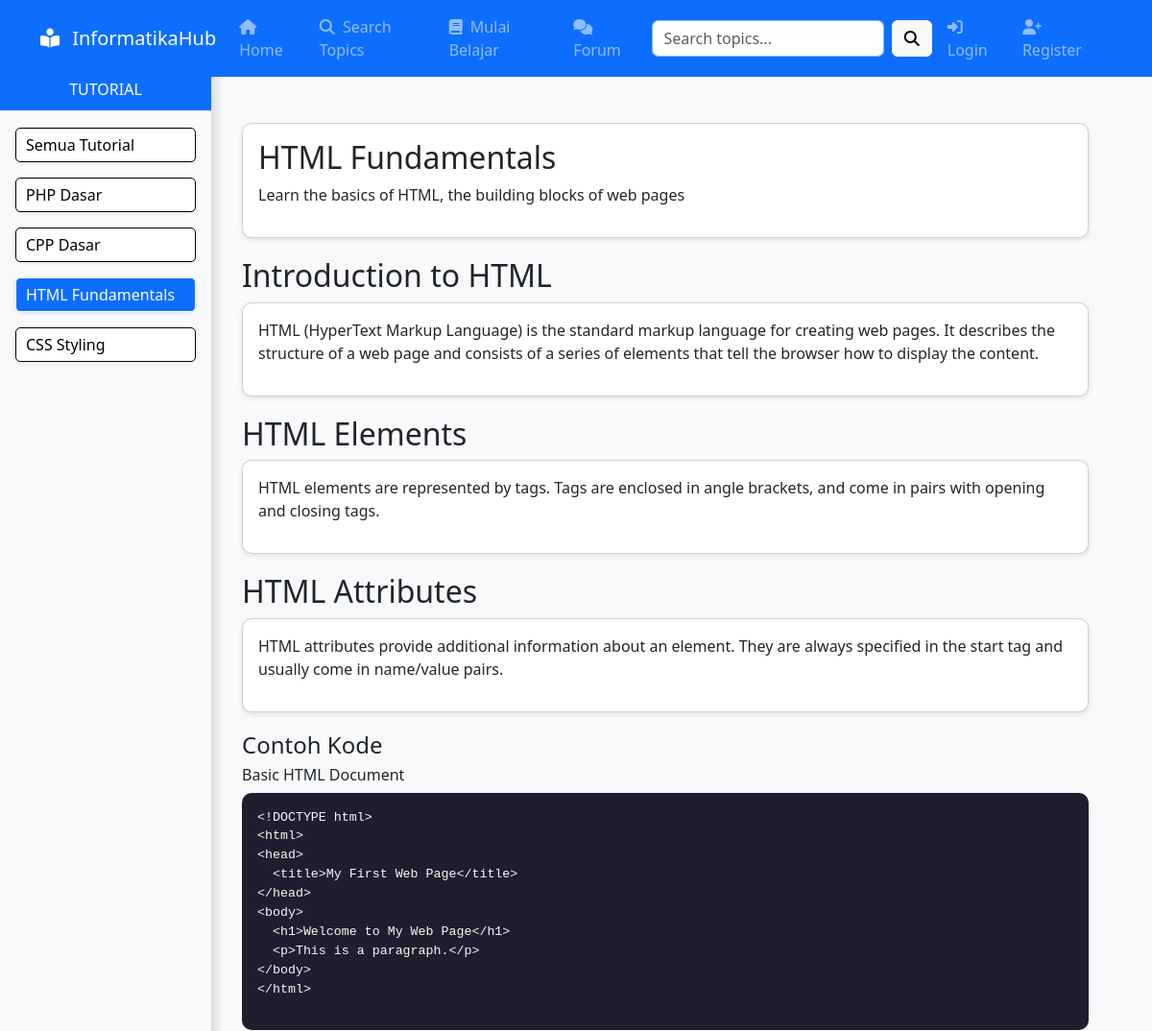
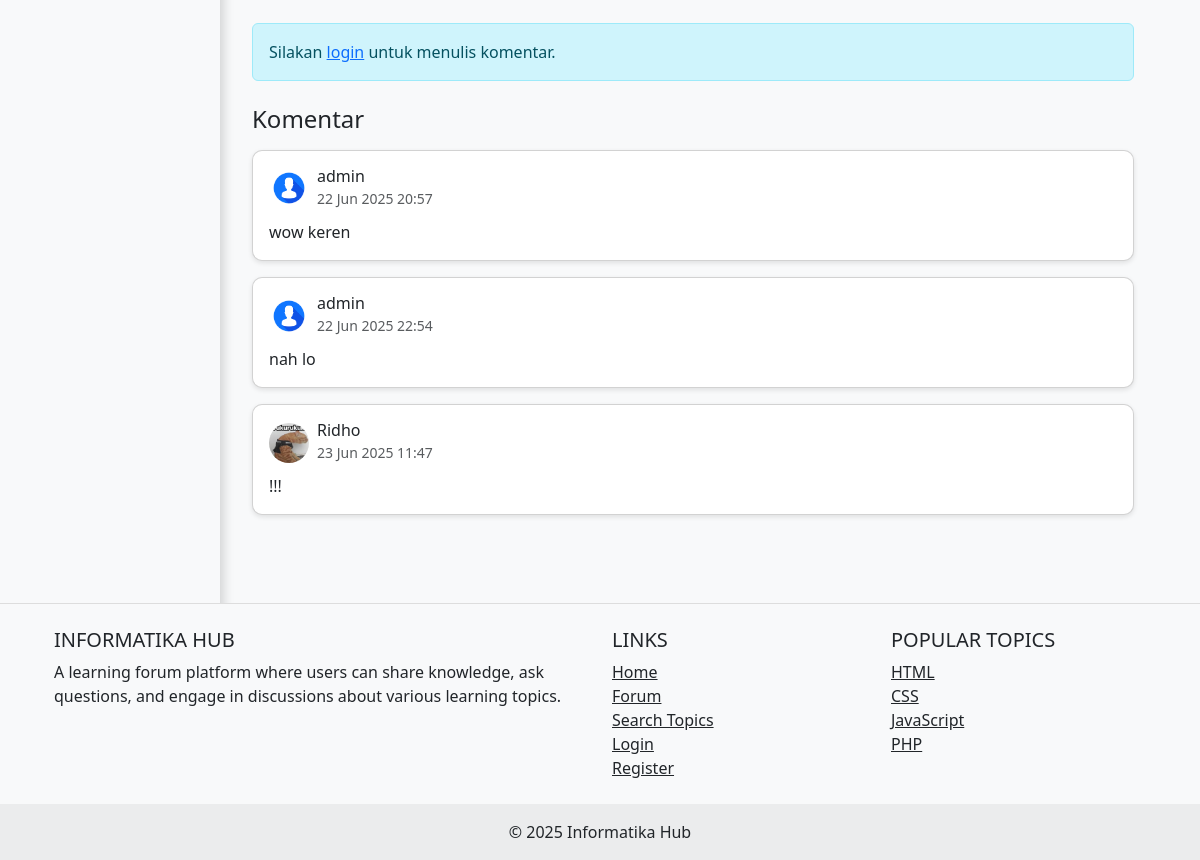
The app's page /pages/tutorial.php?id=1 with its own data (2 pictures, top to bottom).
### tables this page shows
CREATE TABLE `tutorial_content` (
  `tutorial_id` int(11) NOT NULL,
  `category` varchar(50) NOT NULL,
  `title` varchar(255) NOT NULL,
  `description` text NOT NULL,
  `created_at` timestamp NOT NULL DEFAULT current_timestamp(),
  `updated_at` timestamp NOT NULL DEFAULT current_timestamp() ON UPDATE current_timestamp(),
  `user_id` int(11) NOT NULL
);

CREATE TABLE `tutorial_sections` (
  `id` int(11) NOT NULL,
  `tutorial_id` int(11) NOT NULL,
  `title` varchar(255) NOT NULL,
  `content` text NOT NULL,
  `section_order` int(11) NOT NULL DEFAULT 0,
  `created_at` timestamp NOT NULL DEFAULT current_timestamp(),
  `updated_at` timestamp NOT NULL DEFAULT current_timestamp() ON UPDATE current_timestamp()
);

CREATE TABLE `code_examples` (
  `id` int(11) NOT NULL,
  `tutorial_id` int(11) NOT NULL,
  `title` varchar(255) NOT NULL,
  `code` text NOT NULL,
  `language` varchar(50) NOT NULL DEFAULT 'html'
);

CREATE TABLE `comments_tutorial` (
  `id` int(11) NOT NULL,
  `tutorial_id` int(11) NOT NULL,
  `user_id` int(11) NOT NULL,
  `content` text NOT NULL,
  `is_pinned` tinyint(1) NOT NULL DEFAULT 0,
  `created_at` timestamp NOT NULL DEFAULT current_timestamp(),
  `updated_at` timestamp NOT NULL DEFAULT current_timestamp() ON UPDATE current_timestamp()
);

CREATE TABLE `users` (
  `user_id` int(11) NOT NULL,
  `username` varchar(50) NOT NULL,
  `email` varchar(100) NOT NULL,
  `password` varchar(255) NOT NULL,
  `profile_image` varchar(255) DEFAULT 'default.jpg',
  `bio` text DEFAULT NULL,
  `role` varchar(10) DEFAULT 'member',
  `created_at` timestamp NOT NULL DEFAULT current_timestamp(),
  `updated_at` timestamp NOT NULL DEFAULT current_timestamp() ON UPDATE current_timestamp()
);

### config/config.php (called while the page is built, shortened)
<?php
function isLoggedIn() {
    return isset($_SESSION['user_id']) && !empty($_SESSION['user_id']);
}
require_once 'database.php';

### config/database.php (called while the page is built, shortened)
<?php
function getDbConnection() {
    $conn = new mysqli(DB_HOST, DB_USER, DB_PASS, DB_NAME);
    return $conn;
}
function executePreparedStatement($sql, $types, $params) {
    $conn = getDbConnection();
    $stmt = $conn->prepare($sql);
    if (!empty($params)) {
        $stmt->bind_param($types, ...$params);
    }
    $success = $stmt->execute();
    $result = $stmt->get_result();
    return $success ? $result : false;
}

### includes/comment_tutorial.php (called while the page is built, shortened)
<?php
function getTutorialCommentsByTutorial($tutorialId) {
    $sql = "SELECT c.*, u.username, u.profile_image
            FROM comments_tutorial c
            JOIN users u ON c.user_id = u.user_id
            WHERE c.tutorial_id = ?
            ORDER BY c.created_at ASC";
    $result = executePreparedStatement($sql, "i", [$tutorialId]);
    $comments = [];
    if ($result) {
        while ($row = $result->fetch_assoc()) {
            $comments[] = $row;
        }
    }
    return $comments;
}

### pages/tutorial.php (the view, shortened to what this page needs)
<?php
    require_once '../config/database.php';
    require_once '../config/config.php';
    require_once '../includes/comment_tutorial.php';
    include_once '../includes/header.php';
    $conn = getDbConnection();
    $tutorial_id = isset($_GET['id']) ? (int)$_GET['id'] : null;
    $all_tutorials = [];
    $sql = "SELECT tutorial_id, title FROM tutorial_content ORDER BY created_at DESC";
    $result = $conn->query($sql);
    if ($result) {
        while ($row = $result->fetch_assoc()) {
            $all_tutorials[] = $row;
        }
    }
    if ($tutorial_id) {
        $stmt = $conn->prepare("SELECT * FROM tutorial_content WHERE tutorial_id = ?");
        $stmt->bind_param("i", $tutorial_id);
        $stmt->execute();
        $tutorial = $stmt->get_result()->fetch_assoc();
        $stmt_sections = $conn->prepare("SELECT * FROM tutorial_sections WHERE tutorial_id = ? ORDER BY section_order ASC");
        $stmt_sections->bind_param("i", $tutorial_id);
        $stmt_sections->execute();
        $sections = $stmt_sections->get_result();
        $stmt_examples = $conn->prepare("SELECT * FROM code_examples WHERE tutorial_id = ?");
        $stmt_examples->bind_param("i", $tutorial_id);
        $stmt_examples->execute();
        $examples = $stmt_examples->get_result();
    } else {
        $tutorials_result = $conn->query("SELECT * FROM tutorial_content ORDER BY created_at DESC");
    }
    $comments = [];
    if ($tutorial_id) {
        $comments = getTutorialCommentsByTutorial($tutorial_id);
    }
?>
<div class="container-fluid">
    <div class="row">
        <div class="col-md-3 col-lg-2 d-md-block bg-light sidebar">
            <div class="position-sticky pt-3">
                <h2 class="sidebar-heading text-center">
                    <span>TUTORIAL</span>
                </h2>
                <ul class="nav flex-column">
                    <li class="nav-item category-box">
                        <a class="nav-link <?= !$tutorial_id ? 'active' : '' ?>" href="?">
                            Semua Tutorial
                        </a>
                    </li>
                    <?php foreach ($all_tutorials as $item): ?>
                        <li class="nav-item category-box">
                            <a class="nav-link <?= $tutorial_id == $item['tutorial_id'] ? 'active' : '' ?>" href="?id=<?= $item['tutorial_id'] ?>">
                                <?= htmlspecialchars($item['title']) ?>
                            </a>
                        </li>
                    <?php endforeach; ?>
                </ul>
            </div>
        </div>
        <main class="col-md-9 ms-sm-auto col-lg-10 px-md-4 py-4">
            <?php if ($tutorial_id && $tutorial): ?>
                <div class="card">
                    <div class="card-body">
                        <h2><?= htmlspecialchars($tutorial['title']) ?></h2>
                        <p><?= nl2br(htmlspecialchars($tutorial['description'])) ?></p>
                    </div>
                </div>
                    <?php while ($section = $sections->fetch_assoc()): ?>
                        <h2><?= htmlspecialchars($section['title']) ?></h2>
                        <div class="card">
                            <div class="card-body">
                                <p><?= nl2br(htmlspecialchars($section['content'])) ?></p>
                            </div>
                        </div>
                    <?php endwhile; ?>
                <h4>Contoh Kode</h4>
                <?php $example = $examples->fetch_assoc(); ?>
                <h6><?= htmlspecialchars($example['title']) ?></h6>
                <div class="card-code">
                    <pre><code><?= htmlspecialchars($example['code']) ?></code></pre>
                </div>
                <?php if (isLoggedIn()): ?>
                    <div class="card mt-4">
                        <div class="card-header bg-light">
                            <h5 class="mb-0">Tinggalkan Komentar</h5>
                        </div>
                        <div class="card-body">
                            <form action="<?php echo SITE_URL; ?>/pages/tutorial.php?id=<?php echo $tutorial_id; ?>" method="POST">
                                <input type="hidden" name="tutorial_id" value="<?php echo htmlspecialchars($_GET['id']); ?>">
                                <div class="mb-3">
                                    <textarea class="form-control" name="comment_content" rows="3" placeholder="Tulis komentarmu di sini..." required></textarea>
                                </div>
                                <button type="submit" class="btn btn-primary">
                                    <i class="fas fa-paper-plane me-1"></i> Kirim Komentar
                                </button>
                            </form>
                        </div>
                    </div>
                <?php else: ?>
                    <div class="alert alert-info mt-4">
                        <p class="mb-0">Silakan <a href="<?php echo SITE_URL; ?>/pages/login.php">login</a> untuk menulis komentar.</p>
                    </div>
                <?php endif; ?>
                <div class="comment-section mt-4">
                    <h4 class="mb-3">Komentar</h4>
                    <?php if (empty($comments)): ?>
                        <div class="alert alert-info">
                            Belum ada komentar. Jadilah yang pertama berkomentar!
                        </div>
                    <?php else: ?>
                        <?php foreach ($comments as $comment):
                            $comment_id = $comment['id'] ?? 0;
                            $username = htmlspecialchars($comment['username'] ?? 'Pengguna Tidak Dikenal');
                            $profile_image = !empty($comment['profile_image']) ? UPLOAD_URL . $comment['profile_image'] : SITE_URL . '/assets/img/default.jpg';
                            $created_at = $comment['created_at'] ?? date('Y-m-d H:i:s');
                            $content = nl2br(htmlspecialchars($comment['content'] ?? ''));
                        ?>
                            <div class="card mb-3" id="comment-<?= $comment_id ?>">
                                <div class="card-body">
                                    <div class="d-flex align-items-center mb-2">
                                        <img src="<?= $profile_image ?>" alt="<?= $username ?>" class="rounded-circle me-2" width="40" height="40">
                                        <div>
                                            <h6 class="mb-0"><?= $username ?></h6>
                                            <small class="text-muted">
                                                <?= date('d M Y H:i', strtotime($created_at)) ?>
                                            </small>
                                        </div>
                                    </div>
                                    <div class="comment-content">
                                        <?= $content ?>
                                    </div>
                                </div>
                            </div>
                        <?php endforeach; ?>
                    <?php endif; ?>
                </div>
            <?php endif; ?>
        </main>
    </div>
</div>
<?php include_once '../includes/footer.php'; ?>

### assets/css/style.css (style rules this page uses)
body { background-color: #f8f9fa; min-height: 100vh; display: flex; flex-direction: column; }
.sidebar { position: fixed; top: 0; left: 0; bottom: 0; width: 220px; background-color: #2cf200; box-shadow: 4px 0 10px rgba(0, 0, 0, 0.15); padding: 1rem 0; overflow-y: auto; }
.category-box { background-color: white; margin: 0.5rem 1rem; border-radius: 8px; box-shadow: 0 1px 4px rgba(0,0,0,0.1); transition: transform 0.2s ease; }
.sidebar-heading { background-color: #0d6efd; color: white; font-size: 1rem; padding: 12px 20px; margin-bottom: 10px; margin-top: 40px; }
.sidebar .nav-link { color: #000000; padding: 5px 10px; border-radius: 5px; border: 1px solid #000000; }
.sidebar .nav-link.active { background-color: #0d6efd; color: white; border:1px solid #ffffff; }
main { margin-left: 220px; min-height: 100vh; }
.card { border-radius: 10px; box-shadow: 0 2px 5px rgba(0, 0, 0, 0.1); margin-bottom: 20px; transition: transform 0.3s ease; }
.card-code { background-color: #1e1e2f; color: #f8f8f2; font-size: 0.95rem; padding: 1rem; border-radius: 10px; margin-bottom: 1.5rem; font-family: Menlo, Monaco, 'Courier New', monospace; }
.comment-section { margin-top: 30px; }
.comment-content { margin-top: 10px; }

### records on screen
tutorial_content: title "PHP Dasar"
tutorial_content: title "CPP Dasar"
tutorial_content: title "HTML Fundamentals", description "Learn the basics of HTML, the building blocks of web pages"
tutorial_content: title "CSS Styling"
tutorial_sections: title "Introduction to HTML", content "HTML (HyperText Markup Language) is the standard markup language for creating web pages. It describes the structure of a web page and consists of a series of elements that tell the browser how to display the content."
tutorial_sections: title "HTML Elements", content "HTML elements are represented by tags. Tags are enclosed in angle brackets, and come in pairs with opening and closing tags."
tutorial_sections: title "HTML Attributes", content "HTML attributes provide additional information about an element. They are always specified in the start tag and usually come in name/value pairs."
code_examples: title "Basic HTML Document", code "<!DOCTYPE html> <html> <head> <title>My First Web Page</title> </head> <body> <h1>Welcome to My Web Page</h1> <p>This is a paragraph.</p> </body> </html>"
comments_tutorial: user.profile_image (placeholder picture), user.username "admin", content "wow keren"
comments_tutorial: user.profile_image (placeholder picture), user.username "admin", content "nah lo"
comments_tutorial: user.profile_image (picture), user.username "Ridho", content "!!!"
